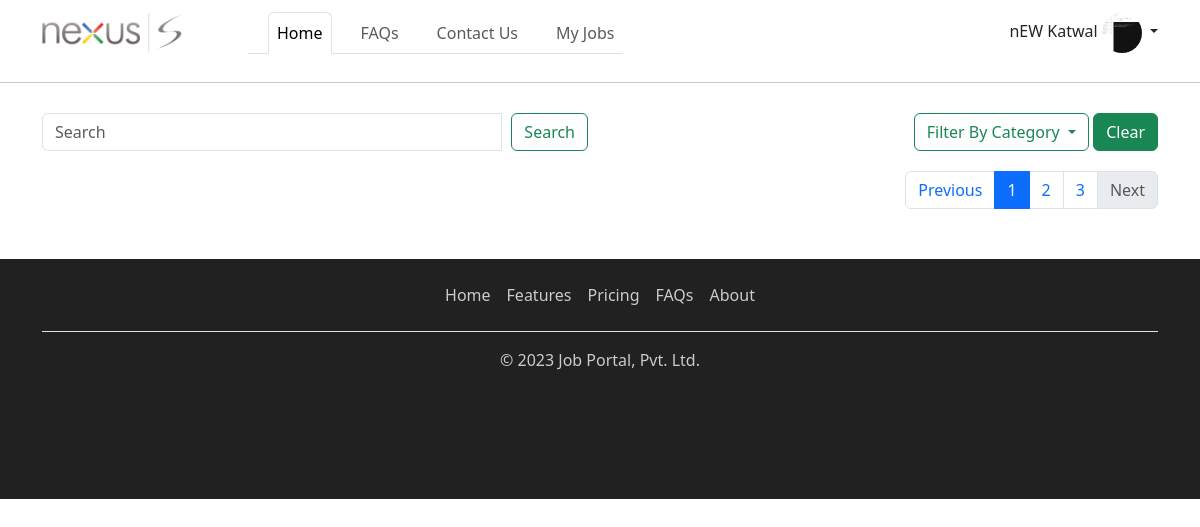
Before: / (signed in) with the older database file.
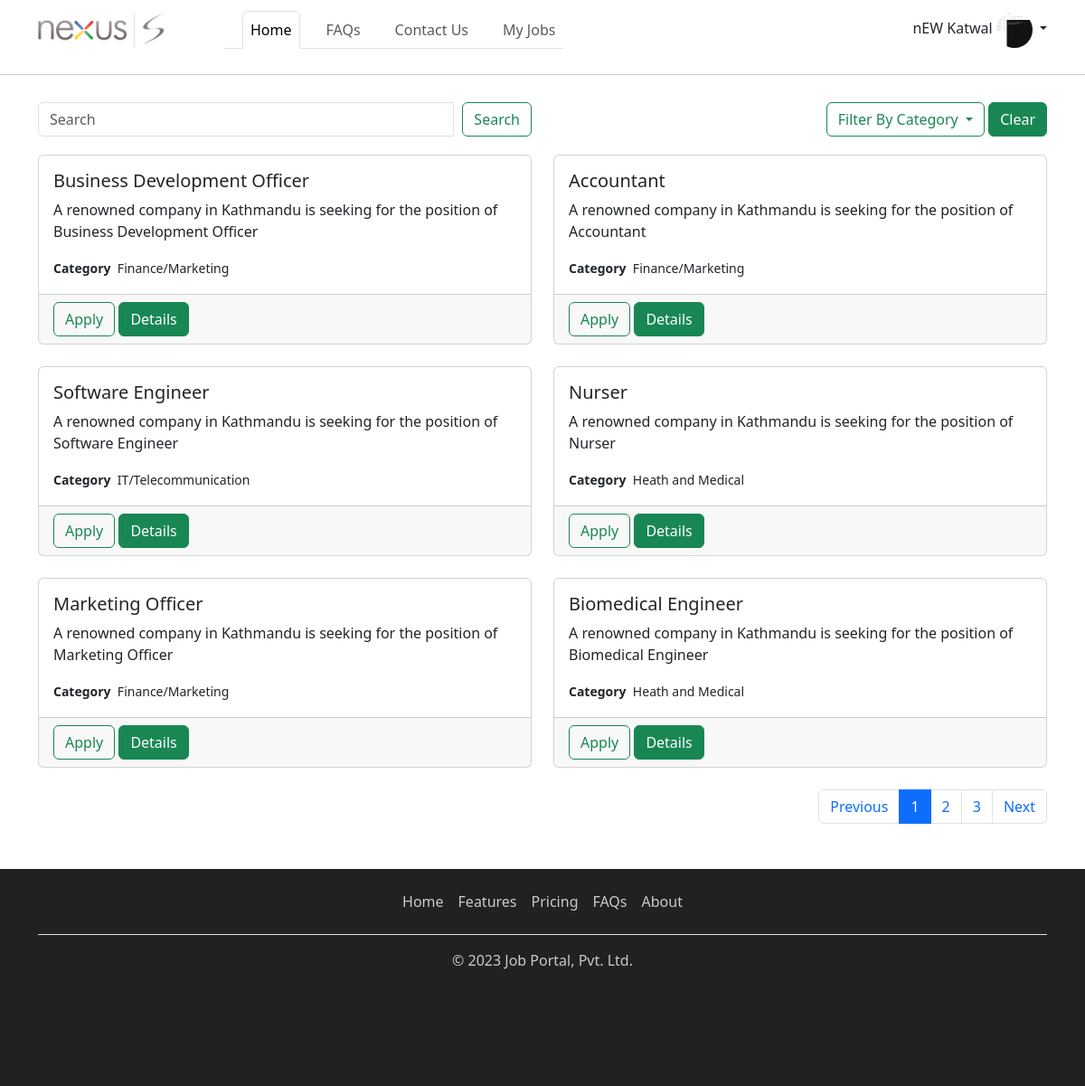
After: the same page with the newer database file.
### apps/account/models.py (models this page shows, shortened)
class User(AbstractUser):
    username = models.CharField(default=uuid.uuid4, max_length=100, blank=True, unique=True)
    email = models.EmailField(unique=True)
    middle_name=models.CharField(max_length=50, blank=True,null=True)
    account_activated = models.BooleanField(default=False)
    USERNAME_FIELD = "email"
    REQUIRED_FIELDS=["username"]

class UserProfile(BaseModel):
    user = models.OneToOneField(User, on_delete=models.CASCADE)
    profile_picture = models.FileField(null=True, blank=True, upload_to='profile_pictures')
    phone_number = models.CharField(max_length=14)
    address = models.CharField(max_length=50)
    about_me = models.TextField(max_length=1000)
    resume = models.FileField(null=True, blank=True, upload_to='resumes')

### apps/core/models.py (models this page shows, shortened)
class Job(BaseModel):
    title = models.CharField(max_length=50)
    description = models.CharField(max_length=100)
    category = models.ForeignKey(Category, on_delete=models.CASCADE, related_name="category_jobs")
    application_deadline = models.DateField()
    is_active = models.BooleanField(default=False)

class Category(BaseModel):
    title = models.CharField(max_length=50)
    class Meta:
        verbose_name_plural = "Categories"

### apps/core/views.py (the view)
# urls.py: path('', HomeView.as_view(), name='home'),
class HomeView(ListView):
    template_name = 'core/home.html'
    pagination_class = CustomPagination
    queryset = Job.objects.filter(is_active=True)
    def get_queryset(self):
        category=self.request.GET.get('category')
        search=self.request.GET.get("search")
        filter_dict={"is_active":True}
        exclude=dict()
        if self.request.user.is_authenticated:
            exclude.update(job_application__user=self.request.user)
        if category:
            filter_dict.update(category__uuid=category)
        if search:
            filter_dict.update(title__icontains=search)
        return Job.objects.filter(**filter_dict).exclude(**exclude).order_by('id') # ** makes dynamic filter
    def get_pagination(self):
        return self.pagination_class()
    def get_context_data(self, **kwargs):
        context = super().get_context_data(**kwargs)
        context['title'] = 'Home'
        pagination = self.get_pagination()
        qs = pagination.get_paginated_qs(view=self)
        nested_qs = pagination.get_nested_pagination(qs, nested_size=2)
        context['job_lists'] = nested_qs
        context['categories']=Category.objects.all()
        context['base_ur']=get_base_url(request=self.request)
        page_number,page_str=pagination.get_current_page(view=self)
        context[page_str]='active'
        context['next_page']=page_number+1
        context['prev_page']=page_number-1
        if page_number>= pagination.get_last_page(view=self):
            context['next']='disabled'
        if page_number<=1:
            context['previous']='disabled'
        context['home_active']='active'
        return context

### apps/commons/utils.py (called while the page is built)
def get_base_url(request):
    return "".join([f'{request.scheme}://',f'{request.get_host()}/'])

### apps/core/pagination.py (called while the page is built, shortened)
    def get_last_page(self, view):
        quotient = view.get_queryset().count() / self.limit
        if isinstance(quotient, float):
            last_page = int(quotient) + 1
        else:
            last_page = quotient
        return last_page

    def get_pagination_indexes(self, view):
        page_number = view.request.GET.get("page")
        return self.start, self.limit

    def get_paginated_qs(self, view):
        start, end = self.get_pagination_indexes(view)
        return view.get_queryset()[start: end]

    @staticmethod
    def get_current_page(view):
        page = view.request.GET.get('page')
        default_active = "one"
        return 1, default_active

    @staticmethod
    def get_nested_pagination(qs, nested_size): # [obj1, obj2, obj3, obj4]
        all_data = []
        each_data = list()
        for index, each in enumerate(qs, start=1):
            each_data.append(each)
            if index % nested_size == 0:
                all_data.append(each_data)
                each_data = list()
        if each_data:
            all_data.append(each_data)
        return all_data #  [[obj1, obj2], []]

### templates/core/home.html (shortened to what this page needs)
{% extends 'layouts/base_home.html' %}
{% block in_content %}
    <div class="row" style="margin-bottom: 20px">
        <div class="col-md-6">
            <form class="my-2 my-lg-0 input-group" method="get" action="#">
                <input name="search" class="form-control mr-sm-2" type="search" placeholder="Search"
                       aria-label="Search">
                <div class="input-group-append">
                    <button style="margin-left: 10px" class="btn btn-outline-success my-2 my-sm-0" type="submit">
                        Search
                    </button>
                </div>
            </form>
        </div>
        <div class="col-md-6">
            <div class="dropdown" style="float: right">
                <button class="btn btn-outline-success dropdown-toggle" type="button" id="dropdownMenuButton"
                        data-toggle="dropdown" aria-haspopup="true" aria-expanded="false">
                    Filter By Category
                </button>
                <a href="{% url 'home' %}" class="btn btn-success">Clear</a>
            </div>
        </div>
    </div>
    {% for jobs in job_lists %}
        <div class="row">
            {% for job in jobs %}
                <div class="col-sm-6">
                    <div class="card" style="min-height: 210px">
                        <div class="card-body">
                            <h5 class="card-title">{{ job.title}}</h5>
                            <p class="card-text">A renowned company in Kathmandu is seeking for the position
                                of {{ job.title }}</p>
                            <small class="card-text"><b>Category</b>&nbsp&nbsp{{ job.category.title }}</small><br>
                        </div>
                        <div class="card-footer text-muted">
                            {% if request.user.is_authenticated %}
                                <button type="button" class="btn btn-outline-success" data-toggle="modal"
                                        data-target="#JobConfirmation{{ job.id }}">
                                    Apply
                                </button>
                            {% else %}
                                <a href="#" onclick="login_required()" class="btn btn-outline-success">Apply</a>
                            {% endif %}
                            <a href="{% url 'job_detail' job.uuid %}" class="btn btn-success">Details</a>
                        </div>
                    </div>
                </div>
            {% endfor %}
        </div>
        <br>
    {% endfor %}
    {% include 'includes/pagination.html' %}
{% endblock %}

### templates/layouts/base_home.html
{% extends 'layouts/base.html' %}
{% block content %}
  {% include 'includes/nav.html' %}
  <hr>
  <div class="container" style="margin-top:30px">
  {% block in_content %}{% endblock  %}
  </div>
  {% include 'includes/footer.html' %}
{% endblock  %}

### templates/layouts/base.html (shortened to what this page needs)
<!DOCTYPE html>
<html lang="en">
<head>
<link href="https://cdn.jsdelivr.net/npm/bootstrap@5.3.0/dist/css/bootstrap.min.css" rel="stylesheet"
integrity="sha384-9ndCyUaIbzAi2FUVXJi0CjmCapSmO7SnpJef0486qhLnuZ2cdeRhO02iuK6FUUVM">
</head>
<body>
{% block content %}{% endblock %}
</body>
</html>

### templates/includes/nav.html (shortened to what this page needs)
{% load static %}
<nav class="navbar navbar-expand-lg navbar-light" style="background-color: white">
    <div class="container">
        <a class="navbar-brand" href="{% url 'home' %}">
            <img src="{% static 'core/logo.png' %}" style="height: 40px; width: 140px">
        </a>
        <div class="collapse navbar-collapse" id="navbarTogglerDemo03">
            <ul class="navbar-nav nav-tabs me-auto mb-2 mb-lg-0" style="margin-left: 50px">
                <li class="nav-item" style="margin-left: 20px">
                    <a class="nav-link {{ home_active }}" href="{% url 'home' %}">Home</a>
                </li>
                <li class="nav-item" style="margin-left: 20px">
                    <a class="nav-link {{ faqs_active }}" href="#">FAQs</a>
                </li>
                <li class="nav-item" style="margin-left: 20px">
                    <a class="nav-link {{ contact_active }}" href="#">Contact Us</a>
                </li>
                {% if request.user.is_authenticated %}
                    <li class="nav-item" style="margin-left: 20px">
                        <a class="nav-link {{ my_jobs_active }}" href="#">My Jobs</a>
                    </li>
                {% endif %}
            </ul>
            {% if not request.user.is_authenticated %}
                <div>
                    <a href="{% url 'user_login' %}" class="btn btn-outline-success" style="width: 150px">Login</a>
                    <a href="{% url 'user_registration' %}" type="button" class="btn btn-success" style="width: 150px">Register</a>
                </div>
            {% else %}
                <div class="dropdown show">
                    <a class="nav-link dropdown-toggle" href="#" id="navbarProfileDropdown" role="button"
                       data-toggle="dropdown" aria-haspopup="true" aria-expanded="false">
                        {% if request.user.get_full_name %}
                            {{ request.user.get_full_name }}
                        {% else %}
                            {{ request.user.email }}
                        {% endif %}
                        {% if request.user.userprofile.profile_picture %}
                            <img src="{{ request.user.userprofile.profile_picture.url }}"
                                 style="height: 40px; width: 40px; border-radius: 50%">
                        {% else %}
                            <img src="{% static 'account/dummy.png' %}" style="height: 40px; width: 40px">
                        {% endif %}
                    </a>
                </div>
            {% endif %}
        </div>
    </div>
</nav>

### templates/includes/pagination.html
<nav aria-label="Page navigation example">
    <ul class="pagination justify-content-end">
    <li class="page-item {{ prev }}">
    <a class="page-link" href="{{ base_url }}?page={{ prev_page }}">Previous</a>
    </li>
    <li class="page-item {{ one }}" id="list_one"><a class="page-link" href="{{ base_url }}?page=1">1</a></li>
    <li class="page-item {{ two }}">
    <a class="page-link" href="{{ base_url }}?page=2">2</a>
    </li>
    <li class="page-item {{ three }}"><a class="page-link" href="{{ base_url }}?page=3">3</a></li>
    <li class="page-item">
    <a class="page-link {{ next }}" href="{{ base_url }}?page={{ next_page }}">Next</a>
    </li>
    </ul>
    </nav>

### templates/includes/footer.html
<footer class="py-3" style="margin-top: 50px; background-color: #212121; height: 30vh">
    <div class="container" style="color: white">
    <ul class="nav justify-content-center border-bottom pb-3 mb-3">
    <li class="nav-item"><a href="#" class="nav-link px-2" style="text-decoration: none; color: #cccaca">Home</a></li>
    <li class="nav-item"><a href="#" class="nav-link px-2" style="text-decoration: none; color: #cccaca">Features</a></li>
    <li class="nav-item"><a href="#" class="nav-link px-2" style="text-decoration: none; color: #cccaca">Pricing</a></li>
    <li class="nav-item"><a href="#" class="nav-link px-2" style="text-decoration: none; color: #cccaca">FAQs</a></li>
    <li class="nav-item"><a href="#" class="nav-link px-2" style="text-decoration: none; color: #cccaca">About</a></li>
    </ul>
    <p class="text-center" style="color: #cccaca">&copy; 2023 Job Portal, Pvt. Ltd.</p>
    </div>
    </footer>

Changed rows visible on the page:
added Job: title "Business Development Officer", category "Finance/Marketing"
added Job: title "Accountant", category "Finance/Marketing"
added Job: title "Software Engineer", category "IT/Telecommunication"
added Job: title "Nurser", category "Heath and Medical"
added Job: title "Marketing Officer", category "Finance/Marketing"
added Job: title "Biomedical Engineer", category "Heath and Medical"
